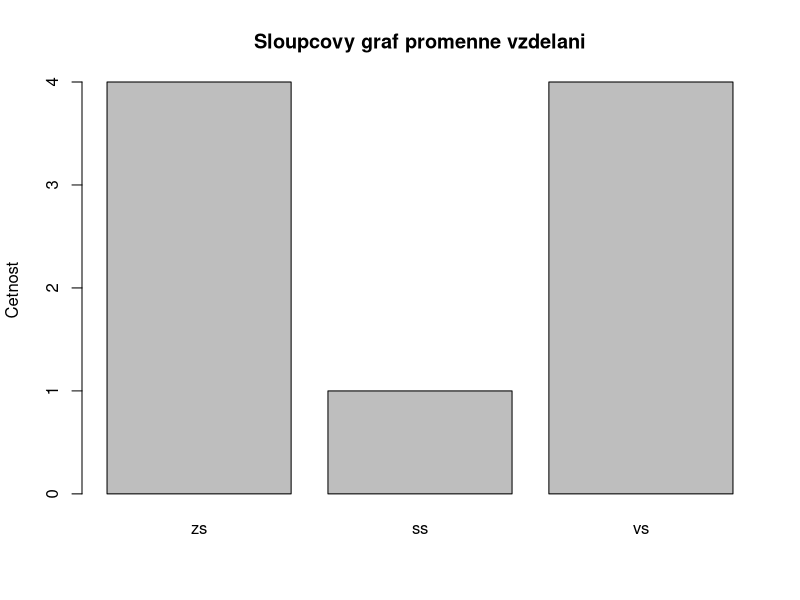
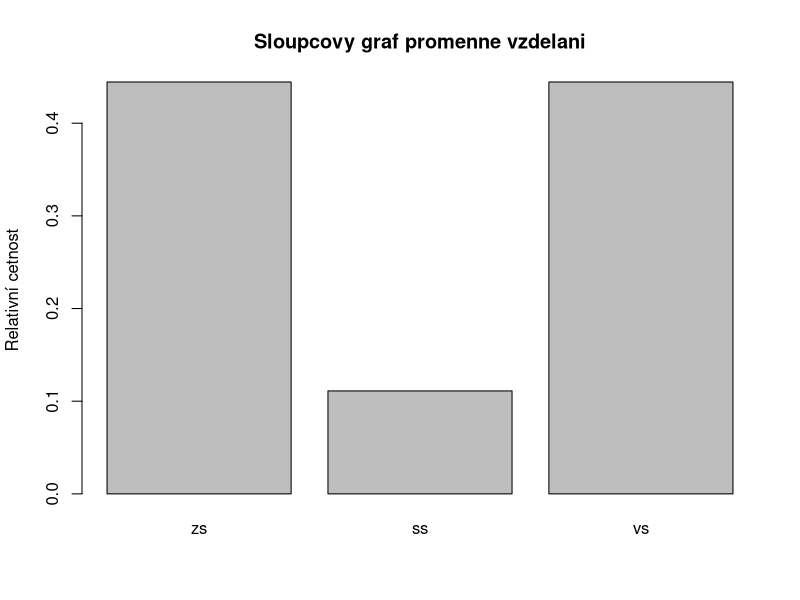
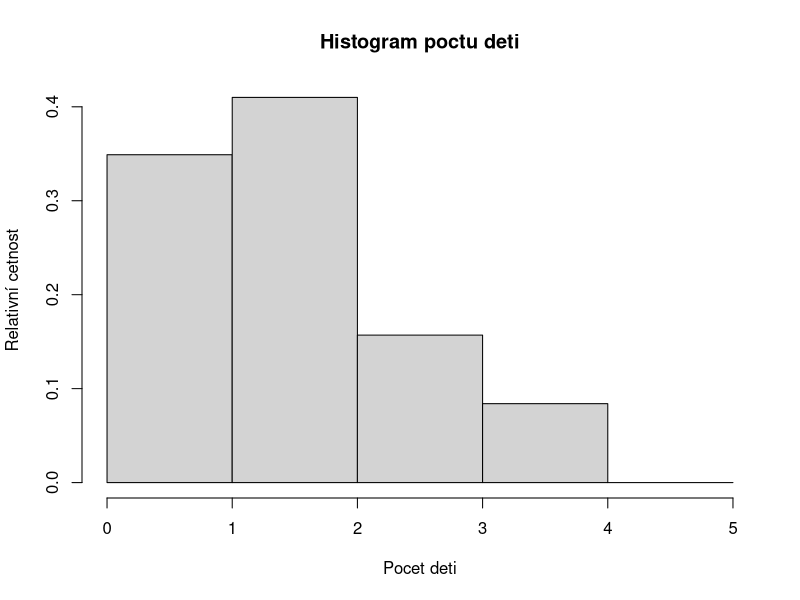
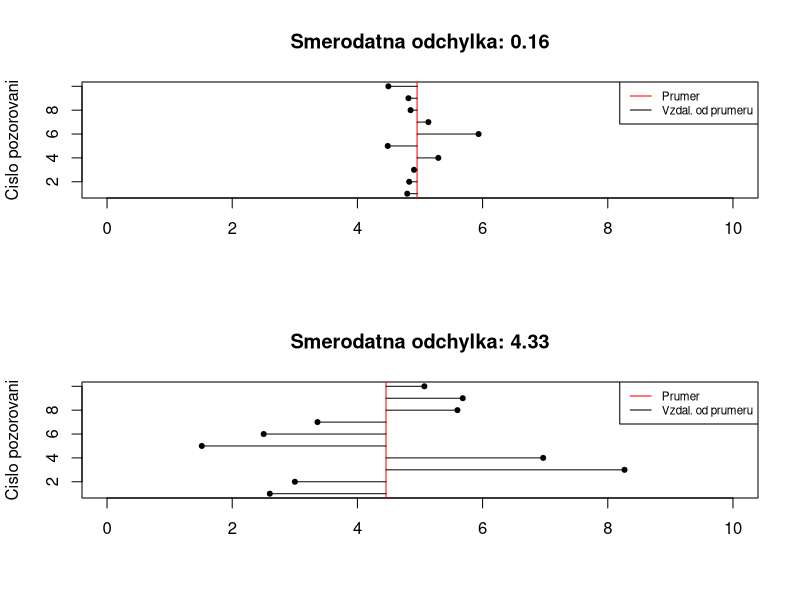

Source code (R) for these figures, in order:
## ---- chunk 1
barvy <- c("cervena", "stribrna", "zelena", "zluta", "bila")
barvy_aut <- sample(barvy, size = 100, replace = TRUE)
# vytvorime tabulku relativnich cetnosti
tabulka <- table(barvy_aut)
print(tabulka)
# vratime nazev kategorie, ktera se vyskytuje nejcasteji
names(tabulka)[which.max(tabulka)]
## ---- chunk 2
modus <- function(x) {
  t <- table(x)
  return (names(t)[which.max(t)])
}
## ---- chunk 3
vzdelani <- c("zs", "ss", "vs")
vzdelani_vyber <- sample(vzdelani, size = 9, replace = TRUE)

#udelame z character faktor (abychom mohli mit serazene hodnoty)
vzdelani_vyber <- factor(x = vzdelani_vyber, levels = vzdelani)
vzdelani_vyber <- sort(vzdelani_vyber)
print(paste0("Typ promenne, po prevedeni na factor: ", class(vzdelani_vyber)))
print(vzdelani_vyber)

# vypocitame median
n <- 9
indx <- (n + 1) / 2
median_vzdelani <- sort(vzdelani_vyber)[indx]

print(paste0("Median vzdelani je: ", median_vzdelani))
## ---- chunk 4
print(paste0("Modus promenne je: ", modus(vzdelani_vyber)))
## ---- chunk 5
#absolutni cetnost
absolutni_cetnost <- table(vzdelani_vyber)
#relativni cetnost
relativni_cetnost <- table(vzdelani_vyber) / length(vzdelani_vyber)
relativni_cetnost
## ---- chunk 6
barplot(table(vzdelani_vyber), 
        main = "Sloupcovy graf promenne vzdelani", 
        ylab = "Cetnost")
barplot(table(vzdelani_vyber) / length(vzdelani_vyber), 
        main = "Sloupcovy graf promenne vzdelani", 
        ylab = "Relativní cetnost")
## ---- chunk 7
rodiny <- c(2,2,2,2,2,1,1,1,3,3,4,0)
pocet_deti <- sample(rodiny, size = 1000, replace = TRUE)

prumer <- sum(pocet_deti) / length(pocet_deti)
print(paste0("Prumer promenne pocet deti je :", prumer))
## ---- chunk 8
print(paste0("Prumer pomoci funkce mean :", mean(pocet_deti)))
## ---- chunk 9
print(paste0("Modus promenne pocet deti je: ", modus(pocet_deti)))
print(paste0("Media promenne pocet deti je: ", median(pocet_deti)))
## ---- chunk 10
print(table(pocet_deti))
## ---- chunk 11
w <- table(pocet_deti)
# prevedeme hodnoty 0,1,2,3,4 do numericke promenne, 
# abychom mohli nasobit a scitat
x_i <- as.numeric(names(table(pocet_deti)))

vazeny_prumer <- sum(w * x_i) / sum(w)
print(paste0("Vážený průměr je: ", vazeny_prumer))
## ---- chunk 12
hist(pocet_deti, breaks = c(0,1,2,3,4,5), probability = TRUE, 
     xlab = "Pocet deti", 
     ylab = "Relativní cetnost",
     main = "Histogram poctu deti")
## ---- chunk 13
vzdalenost_od_prumeru <- (pocet_deti - mean(pocet_deti))^2
rozptyl <- sum(vzdalenost_od_prumeru) / length(pocet_deti)
smerodatna_odchylka <- sqrt(rozptyl)
print(paste0("Rozptyl je:", rozptyl))
print(paste0("Smerodatna odchylka je:", smerodatna_odchylka))
## ---- chunk 14
print(paste0("Rozptyl pomoci funkce var je:", var(pocet_deti)))
print(paste0("Smerodatna odchylka pomoci funkce sd je:", sd(pocet_deti)))
## ---- chunk 15
par(mfrow = c(2,1))
x <- rnorm(10, 5, sd = 1)

prumer <- mean(x)
n <- seq(1, length(x)) 
smerodatna_odchylka <- sum((x - mean(x))^2) / (length(x))

plot(x, n, 
     main = paste0("Smerodatna odchylka: ", round(smerodatna_odchylka, 2)),
     xlim = c(0,10), 
     xlab = "", ylab = "Cislo pozorovani", pch = 20)
abline(v = prumer, col = "red")
for(i in n) {
	lines(c(prumer, x[i]), c(i,i), col = "black")
}
legend("topright", 
        legend = c("Prumer", "Vzdal. od prumeru"), 
       col = c("red", "black"), 
       lty = c(1,1), cex = 0.7)

x2 <- rnorm(10,5, sd = 2)
prumer <- mean(x2)
n <- seq(1, length(x2)) 
smerodatna_odchylka <- sum((x2 - mean(x2))^2) / (length(x))

plot(x2, n, 
     main = paste0("Smerodatna odchylka: ", round(smerodatna_odchylka, 2)),
     xlim = c(0,10), 
     xlab = "", ylab = "Cislo pozorovani", pch = 20)
abline(v = prumer, col = "red")
for(i in n) {
	lines(c(prumer, x2[i]), c(i,i), col = "black")
}
legend("topright", 
       legend = c("Prumer", "Vzdal. od prumeru"), 
       col = c("red", "black"), 
       lty = c(1,1), cex = 0.7)
